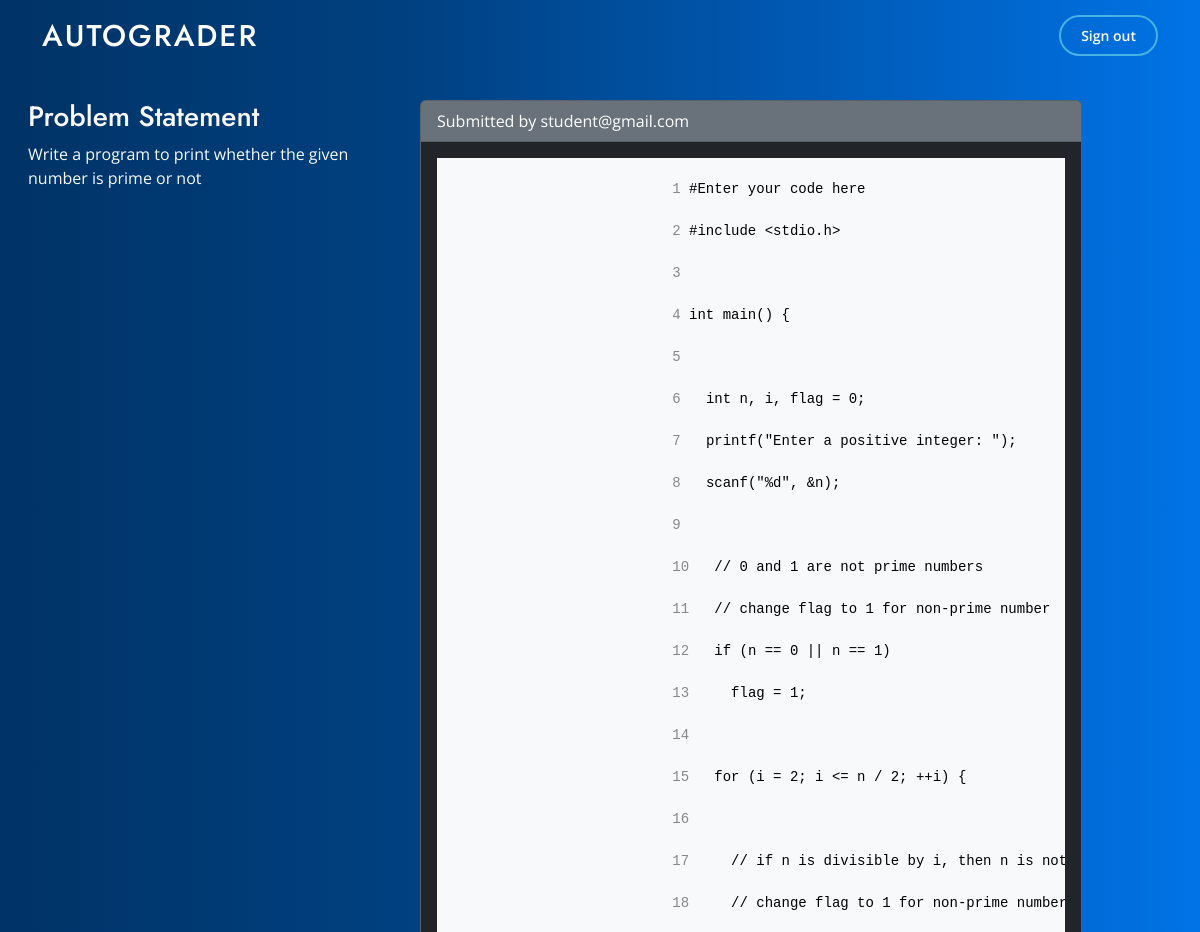
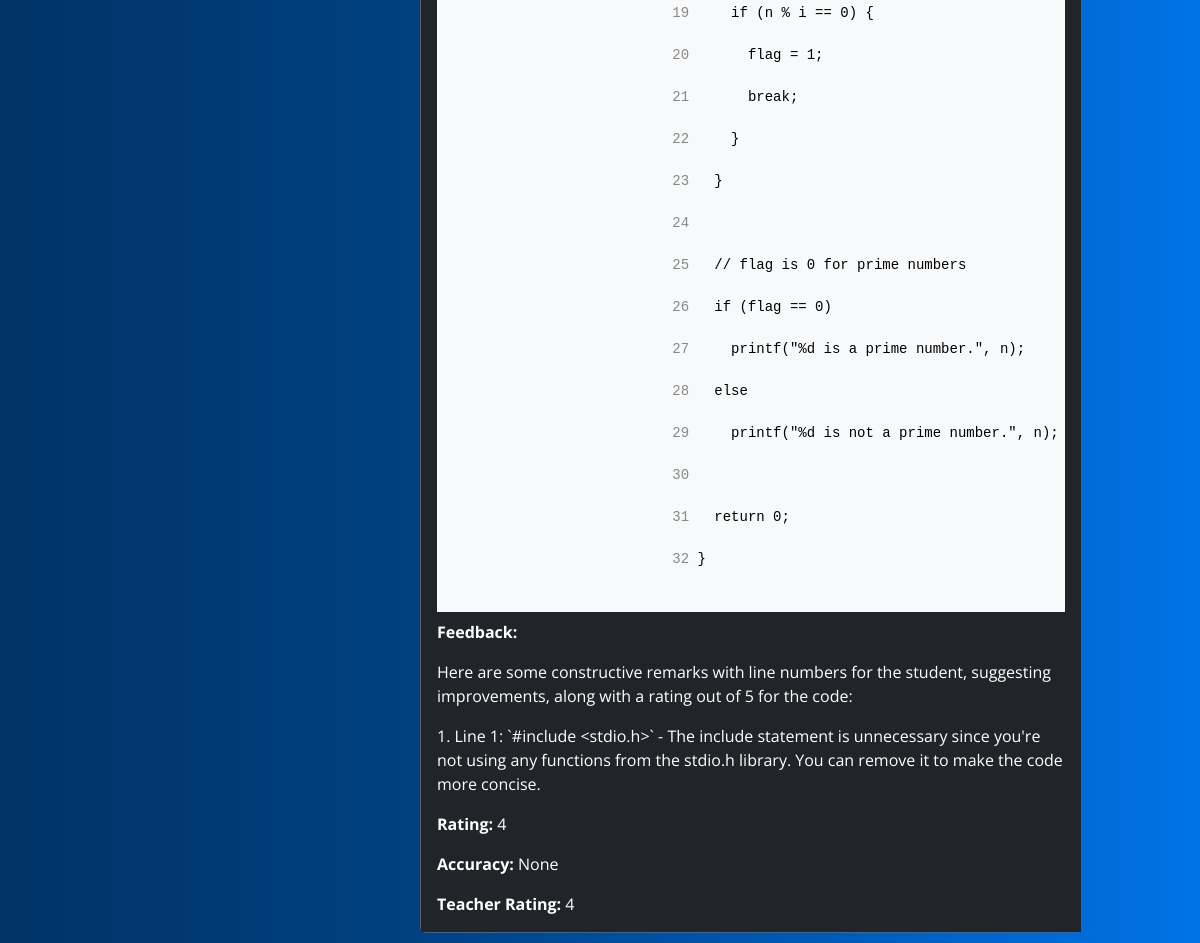
The app's page /detail_solution/7/ (signed in) with its own data (2 pictures, top to bottom).
### home/models.py (models this page shows)
class Solution(models.Model):
    problem_statement = models.ForeignKey(Problem_Statement, on_delete=models.CASCADE, related_name='solution')
    solution = models.TextField()
    student = models.ForeignKey(User, on_delete=models.CASCADE, related_name="solution")
    created_at = models.DateTimeField(auto_now_add=True)
    feedback = models.TextField(blank=True, null=True)
    rating = models.IntegerField(blank=True, null=True)
    teacher_rating = models.IntegerField(blank=True, null=True)
    accuracy = models.IntegerField(blank=True, null=True)

class Problem_Statement(models.Model):
    problem_statement = models.TextField()
    teacher = models.ForeignKey(User, on_delete = models.CASCADE, related_name='problem_statement')
    created_at = models.DateTimeField(auto_now_add = True)

### user/models.py (models this page shows)
class User(AbstractUser):
    username = None
    username = models.CharField(max_length=100, unique=True)
    email = models.EmailField(_("email address"), unique=True)
    USERNAME_FIELD = "email"
    REQUIRED_FIELDS = ["username"]
    teacher = models.BooleanField(default=False)
    student = models.BooleanField(default=True)
    objects = UserManager()

### home/views.py (the view)
# urls.py: path("detail_solution/<int:solution_id>/", views.detail_solution, name="detail_solution"),
@login_required
def detail_solution(request, solution_id):
    solution = Solution.objects.get(pk=solution_id)
    return render(request, "home/detail_solution.html", {"solution" : solution})

### templates/home/detail_solution.html (shortened to what this page needs)
{% extends 'base.html' %} {% load static %}  {% block content %}
<div class="container-fluid row" style="margin-top: 100px; " >
  <div class="col-4 ms-3">
    <h3 class="text-light" >Problem Statement</h3>
    <p class="text-light" >{{ solution.problem_statement.problem_statement }}</p>
  </div>
  <div class="col-7 me-5">
    <div class="card text-bg-secondary mb-3">
    <div class="card-header">Submitted by {{ solution.student }}</div>
    <div class="card-body text-bg-dark">
          <div class="card-body text-bg-light p-0 mb-2">
                {% if solution.solution %}
                    <pre class="card-text m-0 p-0 text-align-left">
                        {% for line in solution.solution.splitlines %}
                            <span class="line-number m-0 p-0">{{ forloop.counter }}</span> {{ line|linebreaksbr }}
                        {% endfor %}
                    </pre>
                {% endif %}
           </div>
        {% if solution.feedback %}
            <p class="card-text"><strong>Feedback:</strong> {{ solution.feedback|linebreaks }}</p>
            <p class="card-text"><strong>Rating:</strong> {{ solution.rating }}</p>
            <p class="card-text"><strong>Accuracy:</strong> {{ solution.accuracy }}</p>
        {% endif %}
        <p class="card-text"><strong>Teacher Rating:</strong> {{ solution.teacher_rating }}</p>
    </div>
</div>
  </div>
  {% endblock %}

### static/css/style.css (style rules this page uses)
body { font-family: "Open Sans", sans-serif; color: #444444; background: -webkit-linear-gradient(left, #003366, #004080, #0059b3, #0073e6); }
h1, h2, h3, h4, h5, h6 { font-family: "Jost", sans-serif; }

### templates/home/detail_solution.html (style rules this page uses)
.line-number { display: inline-block; margin-right: 10px; color: #888; text-align: left; margin: 0; }

### records on screen
Solution: problem_statement.problem_statement "Write a program to print whether the given number is prime or not", student "student@gmail.com", feedback "Here are some constructive remarks with line numbers for the student, suggesting improvements, along with a rating out of 5 for the code: 1. Line 1: `#include <stdio.h>` - The include statement is unnecessary since you're not using any functions from the stdio.h library. You can remove it to make the code more concise.", rating "4", accuracy "None", teacher_rating "4"

### other values on screen
{{ line|linebreaksbr }} "#Enter your code here" "#include <stdio.h>" "int main() {" "int n, i, flag = 0;" "printf(\"Enter a positive integer: \");" "scanf(\"%d\", &n);" "// 0 and 1 are not prime numbers" "// change flag to 1 for non-prime number" "if (n == 0 || n == 1)" "flag = 1;" "for (i = 2; i <= n / 2; ++i) {" "// if n is divisible by i, then n is…" "// change flag to 1 for non-prime…" "if (n % i == 0) {" "flag = 1;" "break;" "}" "}" "// flag is 0 for prime numbers" "if (flag == 0)" "printf(\"%d is a prime number.\", n);" "else" "printf(\"%d is not a prime number.\", n);" "return 0;" "}"
